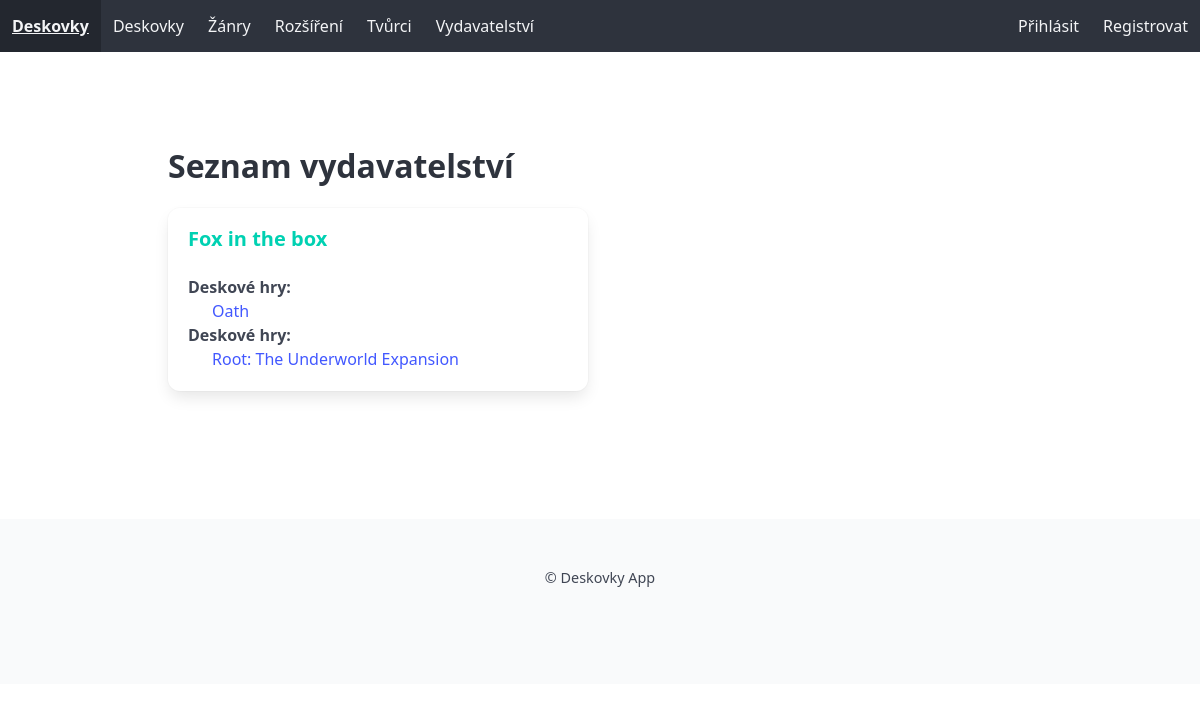
Screenshot of /vydavatelstvi/ with the database file from the repository.
### library/models.py (models this page shows, shortened)
class Vydavatelstvi(models.Model):
    Jmeno = models.CharField(max_length=80, verbose_name='Jméno vydavatelství', help_text='Zadejte jméno vydavatelství')
    class Meta:
        verbose_name = 'Vydavatelství'
        verbose_name_plural = 'Vydavatelství'

class Deskovka(models.Model):
    nazev = models.CharField(max_length=80, verbose_name="Jméno deskové hry", help_text="Zadejte jméno deskové hry", default='',
            error_messages={'blank':'Jméno deskové hry musí být vyplněno'})
    alt = models.CharField(max_length=80, verbose_name="Alternativní jméno deskové hry", help_text="Zadejte alternativní jméno deskové hry",default='',blank=True, null=True,)
    zanry = models.ManyToManyField('Zanr',related_name='deskovky',verbose_name='Žánry deskové hry',help_text='Vyberte jeden nebo více žánrů',blank=True)
    designer = models.ManyToManyField('Tvurci', related_name='deskovky', verbose_name='Tvůrci deskové hry', help_text='Vyberte jednoho nebo více tvůrců', blank=True)
    vydavatelstvi = models.ManyToManyField('Vydavatelstvi', related_name='deskovky',verbose_name='Vydavatelství', help_text='Vyberte jméno vydavatelství deskové hry', blank=True)
    vydani = models.IntegerField(blank=True,null=True, verbose_name='Datum vydání')
    minvek = models.IntegerField(verbose_name='Minimální věk', help_text='Zadejte minimální věk', validators=[MinValueValidator(0), MaxValueValidator(99)],default=0)
    cas = models.IntegerField(verbose_name='Délka hry', help_text='Zadejte délku hry v minutách', validators=[MinValueValidator(0), MaxValueValidator(999)], default=0)
    min_hracu = models.IntegerField(verbose_name='Minimální počet hráčů', help_text='Zadejte minimální počet hráčů', validators=[MinValueValidator(1), MaxValueValidator(99)],default=1)
    max_hracu = models.IntegerField(verbose_name='Maximální počet hráčů', help_text='Zadejte maximální počet hráčů', validators=[MinValueValidator(1), MaxValueValidator(99)],default=1)
    KOMPLEXITA = [(0, ''), (1, '*'), (2, '**'), (3, '***'), (4, '****'), (5, '*****'), ]
    komplexita = models.PositiveIntegerField(choices=KOMPLEXITA, verbose_name="Komplexita hry", default=3)
    fotografie = models.ImageField(upload_to='deskovky',verbose_name='Fotografie',blank=True,null=True)
    popis = models.TextField(verbose_name='Popis', help_text='Zadejte popis deskové hry',blank=True, null=True)
    class Meta:
        verbose_name = 'Deskovka'
        verbose_name_plural = 'Deskovky'

class Rozsireni(models.Model):
    nazev = models.CharField(max_length=80, verbose_name='Název rozšíření', help_text='Zadejte název rozšíření')
    deskovka = models.ForeignKey(Deskovka, on_delete=models.CASCADE, related_name='rozsirena_deskovka')
    zanry = models.ManyToManyField('Zanr',related_name='rozsireni',verbose_name='Žánry deskové hry',help_text='Vyberte jeden nebo více žánrů',blank=True)
    designer = models.ManyToManyField('Tvurci', related_name='rozsireni', verbose_name='Tvůrci deskové hry', help_text='Vyberte jednoho nebo více tvůrců', blank=True)
    vydavatelstvi = models.ManyToManyField('Vydavatelstvi', related_name='rozsireni',verbose_name='Vydavatelství', help_text='Vyberte jméno vydavatelství deskové hry', blank=True)
    vydani = models.IntegerField(blank=True,null=True, verbose_name='Datum vydání')
    popis = models.TextField(verbose_name='Popis', help_text='Zadejte popis rozšíření')
    fotografie = models.ImageField(upload_to='rozsireni',verbose_name='Fotografie',blank=True,null=True)
    class Meta:
        verbose_name = 'Rozšíření'
        verbose_name_plural = 'Rozšíření'

### library/views.py (the view)
# urls.py: path('vydavatelstvi/', views.vydavatelstvi_list, name='vydavatelstvi_list'),
def vydavatelstvi_list(request):
    vydavatelstvi = Vydavatelstvi.objects.all().order_by('Jmeno')
    return render(request, 'vydavatelstvi/vydavatelstvi_list.html', {'vydavatelstvi_list': vydavatelstvi})

### library/templates/vydavatelstvi/vydavatelstvi_list.html (shortened to what this page needs)
{% extends 'base.html' %}
{% block content %}
<section class="section">
  <div class="container">
    <h2 class="title is-3">Seznam vydavatelství</h2>
    {% if vydavatelstvi_list %}
      <div class="columns is-multiline">
        {% for vyd in vydavatelstvi_list %}
          <div class="column is-half">
            <div class="box">
              <h3 class="title is-5 has-text-primary">
                {{ vyd.Jmeno }}
              </h3>
              {% with deskovky=vyd.deskovky.all %}
              {% if deskovky %}
                <p class="has-text-weight-semibold">Deskové hry:</p>
                <ul>
                  {% for hra in deskovky %}
                    <li>
                      <a href="{% url 'deskovka_detail' hra.pk %}" class="has-text-link">
                        {{ hra.nazev }}
                      </a>
                    </li>
                  {% endfor %}
                </ul>
              {% endif %}
              {% endwith %}
              {% with rozsireni=vyd.rozsireni.all %}
              {% if rozsireni %}
                <p class="has-text-weight-semibold">Deskové hry:</p>
                <ul>
                  {% for hra in rozsireni %}
                    <li>
                      <a href="{% url 'rozsireni_detail' hra.pk %}" class="has-text-link">
                        {{ hra.nazev }}
                      </a>
                    </li>
                  {% endfor %}
                </ul>
              {% endif %}
              {% endwith %}
            </div>
          </div>
        {% endfor %}
      </div>
    {% else %}
      <div class="notification is-warning">
        Žádné vydavatelství zatím neexistuje.
      </div>
    {% endif %}
  </div>
</section>
{% endblock %}

### library/static/css/style.css (style rules this page uses)
body { font-family: 'Segoe UI', 'Roboto', sans-serif;; margin: 0; padding: 0; }
ul { padding-left: 1.5rem; }

### rows the page displays
Vydavatelstvi: Jmeno "Fox in the box"
Deskovka: nazev "Oath"
Rozsireni: nazev "Root: The Underworld Expansion"
